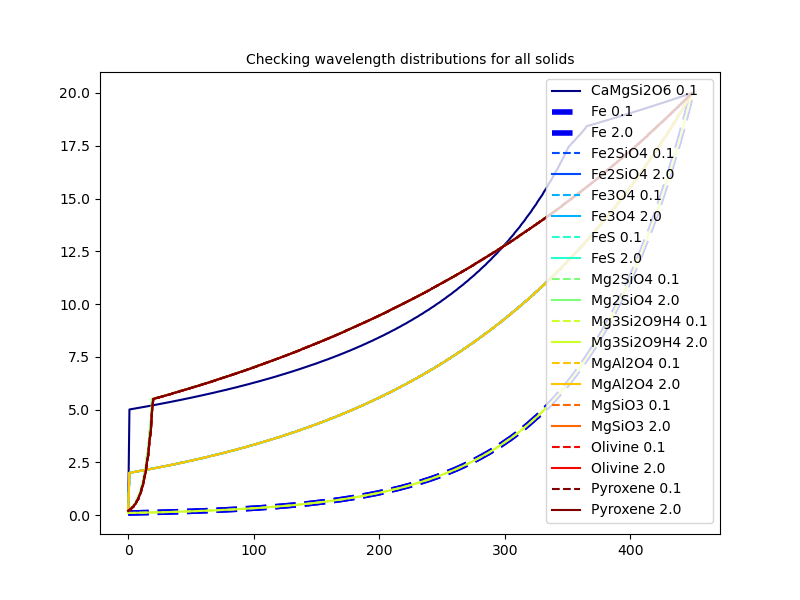

Python code for this plot:
import numpy as np
import matplotlib.pyplot as plt
from astropy import units as u
from spectra import get_l_and_k 
import pandas as pd


def get_req_lamda(opfile, lmin, lmax):
	
	Q_curve = pd.read_csv(opfile, delimiter='\s+', skiprows=1, names=['wavelength','Q'])	
	lamda = Q_curve['wavelength'].to_numpy() * u.micron
	indices = np.where(np.logical_and(lamda >= lmin, lamda <= lmax))
	lamda = lamda[indices]
	
	return lamda
	
	
top5_solids = ['CaMgSi2O6', 'Fe', 'Fe2SiO4', 'Fe3O4', 'FeS', 'Mg2SiO4', 'Mg3Si2O9H4', 'MgAl2O4', 'MgSiO3', 'Olivine', 'Pyroxene']
lmin = 0.0 * u.micron 						  			# Lower limit of wavelength (microns) 
lmax = 20.0 * u.micron						  			# Upper limit of wavelength (microns)
lsize = 450 								  			# Number of wavelength (and kappa) points 

# Creating a dictionary of Qcurve input files and the corresponding material densities in g/cm^3
opfile_dens = {'Qcurve_inputs/Q_CaMgSi2O6_rv0.1_fmaxxxx.dat' : 3.278, 'Qcurve_inputs/Q_MgSiO3_Jaeger_DHS_fmax1.0_rv0.1.dat' : 3.2, 'Qcurve_inputs/Q_MgSiO3_Jaeger_DHS_fmax1.0_rv2.0.dat' : 3.2, 'Qcurve_inputs/Q_Mg2SiO4_Sogawa_DHS_fmax1.0_rv0.1.dat' : 3.27, 'Qcurve_inputs/Q_Mg2SiO4_Sogawa_DHS_fmax1.0_rv2.0.dat' : 3.27, 'Qcurve_inputs/qval_Fe3O4_rv0.1_fmax0.7.dat' : 5.17, 'Qcurve_inputs/qval_Fe3O4_rv2.0_fmax0.7.dat' : 5.17, 'Qcurve_inputs/qval_Fe2SiO4_rv0.1_fmax1.0.dat' : 4.392, 'Qcurve_inputs/qval_Fe2SiO4_rv2.0_fmax1.0.dat' : 4.392, 'Qcurve_inputs/qval_Fe_met_rv0.1_fmax0.7.dat' : 7.874, 'Qcurve_inputs/qval_Fe_met_rv2.0_fmax0.7.dat' : 7.874, 'Qcurve_inputs/qval_FeS_rv0.1_fmax0.7.dat' : 4.84, 'Qcurve_inputs/qval_FeS_rv2.0_fmax0.7.dat' : 4.84, 'Qcurve_inputs/qval_Mg3Si2O9H4_rv0.1_fmax0.7.dat' : 2.6, 'Qcurve_inputs/qval_Mg3Si2O9H4_rv2.0_fmax0.7.dat' : 2.6, 'Qcurve_inputs/qval_MgAl2O4_rv0.1_fmax0.7.dat' : 3.64, 'Qcurve_inputs/qval_MgAl2O4_rv2.0_fmax0.7.dat' : 3.64, 'Qcurve_inputs/Q_Olivine_rv0.1_fmax0.7.dat': 3.71, 'Qcurve_inputs/Q_Olivine_rv2.0_fmax0.7.dat' : 3.71, 'Qcurve_inputs/Q_Pyroxene_rv0.1_fmax0.7.dat': 3.01, 'Qcurve_inputs/Q_Pyroxene_fmax0.7_rv2.0.dat': 3.01}

# Adding units to the material densities using astropy
for key, value in opfile_dens.items():
	opfile_dens[key] = value * u.g / u.cm**3

req_lamda = np.round(get_req_lamda('Qcurve_inputs/Q_Mg2SiO4_Sogawa_DHS_fmax1.0_rv0.1.dat', lmin, lmax), 2)
print(req_lamda)

# Initializing dictionaries for the wavelengths, opacities, grain sizes and emptiness fractions used in the opfiles for each solid 	
gs_ranges = ['0.1', '2.0']
lamdas = {outer_k: {inner_k: None for inner_k in gs_ranges} for outer_k in top5_solids}
kappas = {outer_k: {inner_k: None for inner_k in gs_ranges} for outer_k in top5_solids}
fmaxs = {key: None for key in top5_solids}

for opfile, density in opfile_dens.items():
	mineral, rv, fmax, lamda, kappa = get_l_and_k(opfile, density, lmin, lmax, lsize)		
	# Qcurve_plotter(lamda, kappa, mineral, rv, fmax, folder)
	lamdas[mineral][rv] = lamda
	kappas[mineral][rv] = kappa
	fmaxs[mineral] = fmax

n = len(top5_solids)
colours = plt.cm.jet(np.linspace(0,1,n))
styles = np.tile(['solid', 'dashed'], n)
i, j = 0, 0

for solid in top5_solids:
	for size in gs_ranges:
		
		if solid=="CaMgSi2O6" and size=='2.0':
			print("Skipping: ", solid, size)
			continue
		
		if solid == "Fe":
			x = range(len(lamdas[solid][size]))
			plt.plot(x, lamdas[solid][size], color = colours[i], linestyle = styles[j], linewidth=4, label="{0} {1}".format(solid, size))	
			continue	
		x = range(len(lamdas[solid][size]))
		plt.plot(x, lamdas[solid][size], color = colours[i], linestyle = styles[j], label="{0} {1}".format(solid, size))
		j += 1
	i += 1
		
plt.title("Checking wavelength distributions for all solids")
plt.legend()
plt.savefig("check_wavelengths.png")
plt.show()
